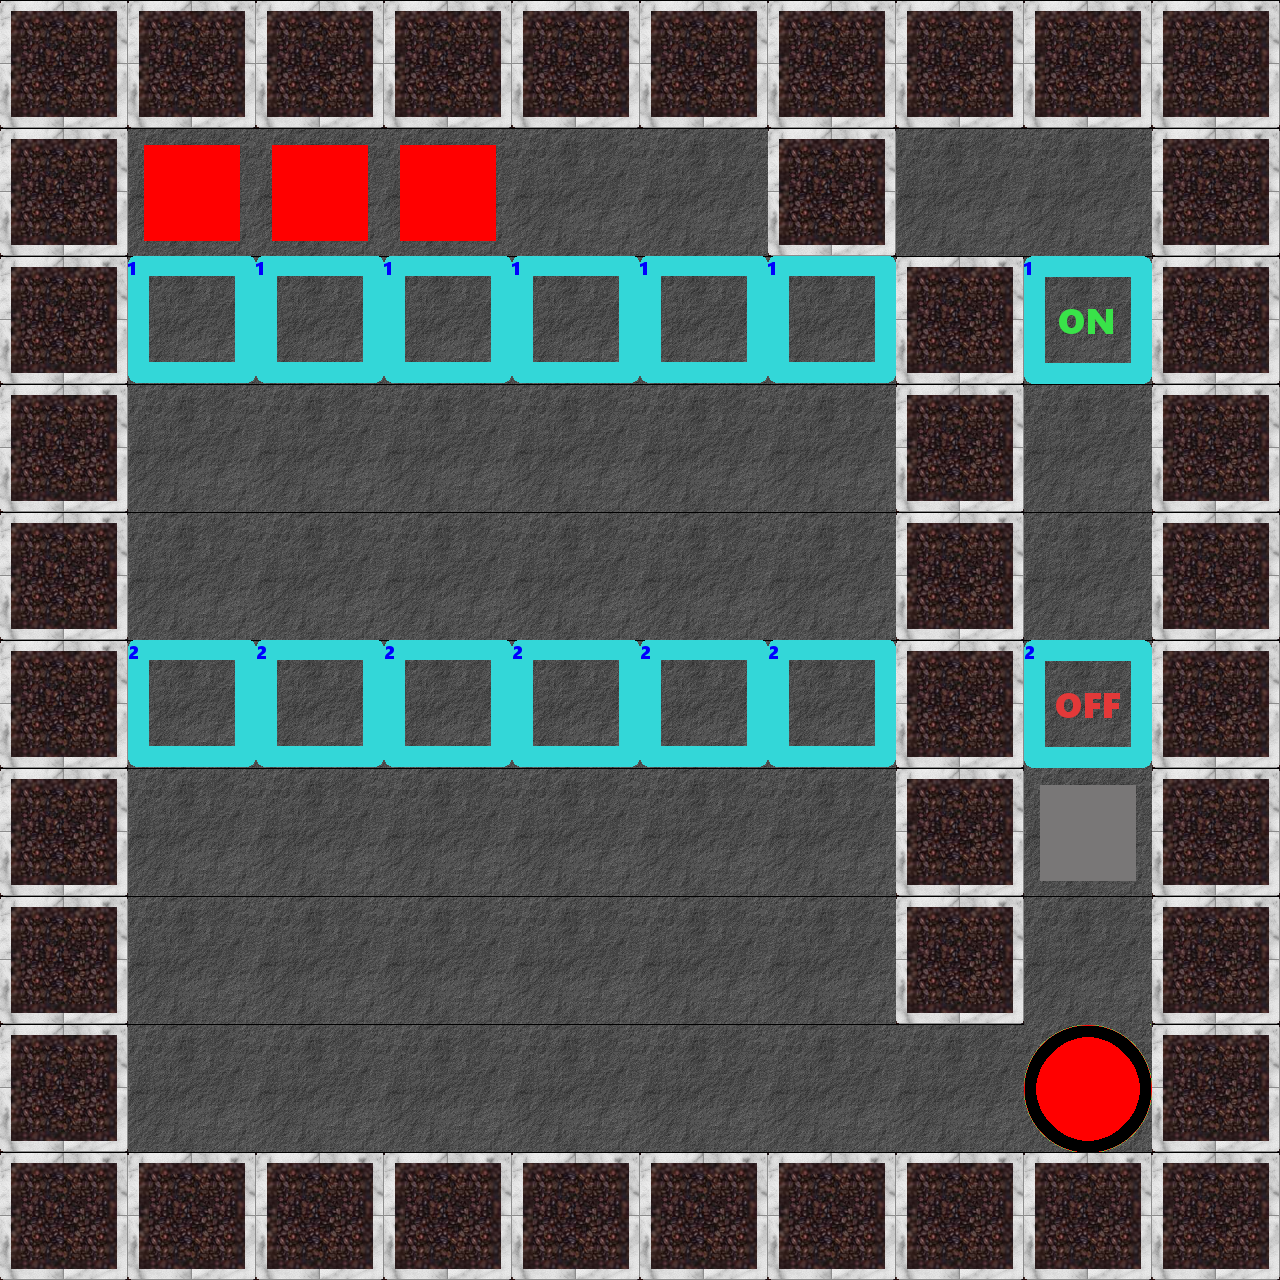

Below is a game level as drawn by its tile map, then a one-line description and the .tmx file that defines it, in full:
An orthogonal 10x10 tile map with 128x128 px tiles, 2 tile layers (tiles, blocks).

<map version="1.0" orientation="orthogonal" width="10" height="10" tilewidth="128" tileheight="128">
 <properties>
  <property name="minMoves" value="20" />
 </properties>
 <tileset firstgid="1" name="blocks&amp;tiles" tilewidth="128" tileheight="128">
  <image source="../img/tiles_blocks.png" width="512" height="1024" />
 </tileset>
 <layer name="tiles" width="10" height="10">
  <data>
   <tile gid="3" />
   <tile gid="3" />
   <tile gid="3" />
   <tile gid="3" />
   <tile gid="3" />
   <tile gid="3" />
   <tile gid="3" />
   <tile gid="3" />
   <tile gid="3" />
   <tile gid="3" />
   <tile gid="3" />
   <tile gid="2" />
   <tile gid="2" />
   <tile gid="2" />
   <tile gid="2" />
   <tile gid="2" />
   <tile gid="3" />
   <tile gid="2" />
   <tile gid="2" />
   <tile gid="3" />
   <tile gid="3" />
   <tile gid="27" />
   <tile gid="27" />
   <tile gid="27" />
   <tile gid="27" />
   <tile gid="27" />
   <tile gid="27" />
   <tile gid="3" />
   <tile gid="25" />
   <tile gid="3" />
   <tile gid="3" />
   <tile gid="2" />
   <tile gid="2" />
   <tile gid="2" />
   <tile gid="2" />
   <tile gid="2" />
   <tile gid="2" />
   <tile gid="3" />
   <tile gid="2" />
   <tile gid="3" />
   <tile gid="3" />
   <tile gid="2" />
   <tile gid="2" />
   <tile gid="2" />
   <tile gid="2" />
   <tile gid="2" />
   <tile gid="2" />
   <tile gid="3" />
   <tile gid="2" />
   <tile gid="3" />
   <tile gid="3" />
   <tile gid="31" />
   <tile gid="31" />
   <tile gid="31" />
   <tile gid="31" />
   <tile gid="31" />
   <tile gid="31" />
   <tile gid="3" />
   <tile gid="30" />
   <tile gid="3" />
   <tile gid="3" />
   <tile gid="2" />
   <tile gid="2" />
   <tile gid="2" />
   <tile gid="2" />
   <tile gid="2" />
   <tile gid="2" />
   <tile gid="3" />
   <tile gid="2" />
   <tile gid="3" />
   <tile gid="3" />
   <tile gid="2" />
   <tile gid="2" />
   <tile gid="2" />
   <tile gid="2" />
   <tile gid="2" />
   <tile gid="2" />
   <tile gid="3" />
   <tile gid="2" />
   <tile gid="3" />
   <tile gid="3" />
   <tile gid="2" />
   <tile gid="2" />
   <tile gid="2" />
   <tile gid="2" />
   <tile gid="2" />
   <tile gid="2" />
   <tile gid="2" />
   <tile gid="9" />
   <tile gid="3" />
   <tile gid="3" />
   <tile gid="3" />
   <tile gid="3" />
   <tile gid="3" />
   <tile gid="3" />
   <tile gid="3" />
   <tile gid="3" />
   <tile gid="3" />
   <tile gid="3" />
   <tile gid="3" />
  </data>
 </layer>
 <layer name="blocks" width="10" height="10">
  <data>
   <tile gid="0" />
   <tile gid="0" />
   <tile gid="0" />
   <tile gid="0" />
   <tile gid="0" />
   <tile gid="0" />
   <tile gid="0" />
   <tile gid="0" />
   <tile gid="0" />
   <tile gid="0" />
   <tile gid="0" />
   <tile gid="13" />
   <tile gid="13" />
   <tile gid="13" />
   <tile gid="0" />
   <tile gid="0" />
   <tile gid="0" />
   <tile gid="0" />
   <tile gid="0" />
   <tile gid="0" />
   <tile gid="0" />
   <tile gid="0" />
   <tile gid="0" />
   <tile gid="0" />
   <tile gid="0" />
   <tile gid="0" />
   <tile gid="0" />
   <tile gid="0" />
   <tile gid="0" />
   <tile gid="0" />
   <tile gid="0" />
   <tile gid="0" />
   <tile gid="0" />
   <tile gid="0" />
   <tile gid="0" />
   <tile gid="0" />
   <tile gid="0" />
   <tile gid="0" />
   <tile gid="0" />
   <tile gid="0" />
   <tile gid="0" />
   <tile gid="0" />
   <tile gid="0" />
   <tile gid="0" />
   <tile gid="0" />
   <tile gid="0" />
   <tile gid="0" />
   <tile gid="0" />
   <tile gid="0" />
   <tile gid="0" />
   <tile gid="0" />
   <tile gid="0" />
   <tile gid="0" />
   <tile gid="0" />
   <tile gid="0" />
   <tile gid="0" />
   <tile gid="0" />
   <tile gid="0" />
   <tile gid="0" />
   <tile gid="0" />
   <tile gid="0" />
   <tile gid="0" />
   <tile gid="0" />
   <tile gid="0" />
   <tile gid="0" />
   <tile gid="0" />
   <tile gid="0" />
   <tile gid="0" />
   <tile gid="16" />
   <tile gid="0" />
   <tile gid="0" />
   <tile gid="0" />
   <tile gid="0" />
   <tile gid="0" />
   <tile gid="0" />
   <tile gid="0" />
   <tile gid="0" />
   <tile gid="0" />
   <tile gid="0" />
   <tile gid="0" />
   <tile gid="0" />
   <tile gid="0" />
   <tile gid="0" />
   <tile gid="0" />
   <tile gid="0" />
   <tile gid="0" />
   <tile gid="0" />
   <tile gid="0" />
   <tile gid="9" />
   <tile gid="0" />
   <tile gid="0" />
   <tile gid="0" />
   <tile gid="0" />
   <tile gid="0" />
   <tile gid="0" />
   <tile gid="0" />
   <tile gid="0" />
   <tile gid="0" />
   <tile gid="0" />
   <tile gid="0" />
  </data>
 </layer>
</map>
